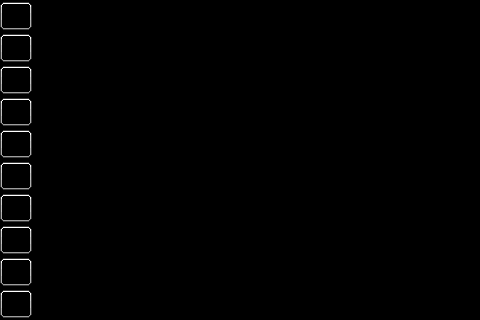

This game map was drawn from its Tiled (.tmx) file and the tilesets committed beside it. A one-line description and the trimmed map source follow:
An orthogonal 15x10 tile map with 32x32 px tiles, 1 tile layer (In Game Menu Layer).

<map version="1.0" orientation="orthogonal" width="15" height="10" tilewidth="32" tileheight="32">
 <tileset firstgid="1" name="GadgetAtlas" tilewidth="32" tileheight="32">
  <image source="GadgetAtlas.png" width="256" height="256" />
 </tileset>
 <layer name="In Game Menu Layer" width="15" height="10">
  <data>[150 cells, 10 non-empty, 1 distinct tile ids]</data>
 </layer>
</map>